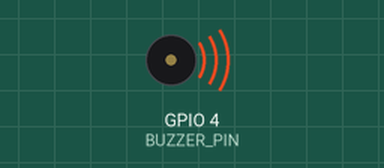
Recording of a program running on a simulated Raspberry Pi (BCM pin numbers). Shown: buzzer (waves = sounding). At 27.0 s the program stops and its outputs stay as they are.

Above: at 0.1 s.
At 27.1 s:
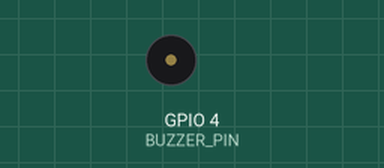
Timing chart, 0 to 28.5 s (numbered marks = the images above):
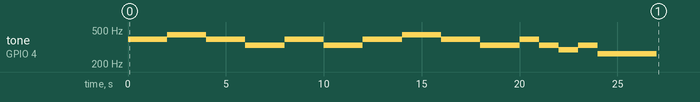

The program:

pizeo_buzzer_task.py
```python
#도레미파
import RPi.GPIO as GPIO
import time

BUZZER_PIN = 4
GPIO.setmode(GPIO.BCM)
GPIO.setup(BUZZER_PIN, GPIO.OUT)

# 주파수 설정 (262Hz)
pwm = GPIO.PWM(BUZZER_PIN, 262)
pwm.start(10) # duty cycle (0 ~10)

try:
    for i in range (2):
        pwm.ChangeFrequency(392)
        time.sleep(1)
    for i in range (2):
        pwm.ChangeFrequency(440)
        time.sleep(1)
    for i in range (2):
        pwm.ChangeFrequency(392)
        time.sleep(1)
    pwm.ChangeFrequency(330)
    time.sleep(2)
    for i in range (2):
        pwm.ChangeFrequency(392)
        time.sleep(1)
    for i in range (2):
        pwm.ChangeFrequency(330)
        time.sleep(1)
    pwm.ChangeFrequency(294)
    for i in range (2):
        pwm.ChangeFrequency(392)
        time.sleep(1)
    for i in range (2):
        pwm.ChangeFrequency(440)
        time.sleep(1)
    for i in range (2):
        pwm.ChangeFrequency(392)
        time.sleep(1)
    pwm.ChangeFrequency(330)
    time.sleep(2)
    pwm.ChangeFrequency(392)
    time.sleep(1)
    pwm.ChangeFrequency(330)
    time.sleep(1)
    pwm.ChangeFrequency(294)
    time.sleep(1)
    pwm.ChangeFrequency(330)
    time.sleep(1)
    pwm.ChangeFrequency(262)
    time.sleep(3)
finally:
    pwm.stop()
    GPIO.cleanup()
```

Measured:
- by itself, tone on GPIO 4 (BUZZER_PIN): plays 392 Hz for 2.0 s, 440 Hz for 2.0 s, 392 Hz for 2.0 s, 330 Hz for 2.0 s, 392 Hz for 2.0 s, 330 Hz for 2.0 s … (15 notes in this stretch)
